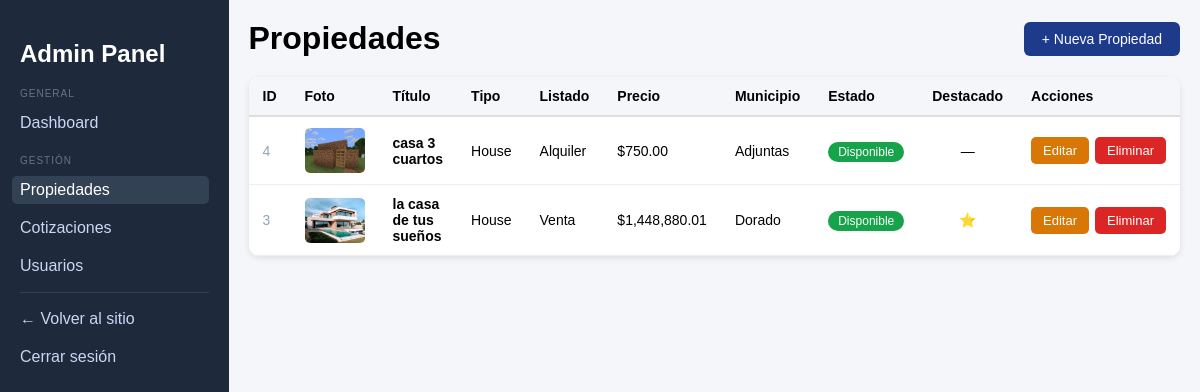
Page /dashboard.php?section=properties (signed in) on the committed database.
### tables this page shows
CREATE TABLE `properties` (
  `id` bigint(20) UNSIGNED NOT NULL,
  `title` varchar(150) NOT NULL,
  `property_type` enum('house','apartment','condo','land','commercial') NOT NULL,
  `listing_type` enum('sale','rent') NOT NULL,
  `price` decimal(12,2) NOT NULL,
  `address` varchar(255) NOT NULL,
  `municipio_id` smallint(5) UNSIGNED NOT NULL,
  `sqft` int(10) UNSIGNED DEFAULT NULL,
  `beds` tinyint(3) UNSIGNED DEFAULT NULL,
  `baths` tinyint(3) UNSIGNED DEFAULT NULL,
  `parking` tinyint(3) UNSIGNED DEFAULT NULL,
  `furnished` tinyint(1) NOT NULL DEFAULT 0,
  `featured` tinyint(1) NOT NULL DEFAULT 0,
  `status` enum('available','sold','rented','inactive') NOT NULL DEFAULT 'available',
  `description` text DEFAULT NULL,
  `image` varchar(255) DEFAULT NULL,
  `lat` decimal(10,7) DEFAULT NULL,
  `lng` decimal(10,7) DEFAULT NULL,
  `created_at` timestamp NOT NULL DEFAULT current_timestamp()
);

CREATE TABLE `municipios` (
  `id` smallint(5) UNSIGNED NOT NULL,
  `municipality` varchar(80) NOT NULL,
  `region` enum('Norte','Sur','Este','Oeste','Centro','Metro') NOT NULL
);

### includes/properties_panel.php (the view, shortened to what this page needs)
<?php
$action  = $_GET['action'] ?? 'list';
function status_badge($status) {
    $colors = [
        'available' => '#16a34a',
        'sold'      => '#1e3a8a',
        'rented'    => '#d97706',
        'inactive'  => '#94a3b8',
    ];
    $labels = [
        'available' => 'Disponible',
        'sold'      => 'Vendido',
        'rented'    => 'Alquilado',
        'inactive'  => 'Inactivo',
    ];
    $color = $colors[$status] ?? '#94a3b8';
    $label = $labels[$status] ?? $status;
    return "<span style='background:{$color}; color:white; padding:3px 10px; border-radius:12px; font-size:12px;'>{$label}</span>";
}
?>
<?php
if ($action === 'list'): ?>
    <div class="panel-header">
        <h1 style="margin:0;">Propiedades</h1>
        <a href="dashboard.php?section=properties&action=add" class="btn-primary">+ Nueva Propiedad</a>
    </div>
    <?php
    $properties = $pdo->query("
        SELECT p.*, m.municipality
        FROM properties p
        LEFT JOIN municipios m ON p.municipio_id = m.id
        ORDER BY p.created_at DESC
    ")->fetchAll(PDO::FETCH_ASSOC);
    ?>
    <div class="card" style="padding:0; overflow:hidden; cursor:default;">
        <?php if (empty($properties)): ?>
            <p style="padding:30px; color:#888; text-align:center;">
                No hay propiedades registradas. <a href="dashboard.php?section=properties&action=add">Añadir la primera.</a>
            </p>
        <?php else: ?>
            <div style="overflow-x:auto;">
                <table class="prop-table">
                    <thead>
                        <tr>
                            <th>ID</th>
                            <th>Foto</th>
                            <th>Título</th>
                            <th>Tipo</th>
                            <th>Listado</th>
                            <th>Precio</th>
                            <th>Municipio</th>
                            <th>Estado</th>
                            <th>Destacado</th>
                            <th>Acciones</th>
                        </tr>
                    </thead>
                    <tbody>
                        <?php foreach ($properties as $p): ?>
                        <tr>
                            <td style="color:#94a3b8;"><?= $p['id'] ?></td>
                            <td>
                                <?php if ($p['image']): ?>
                                    <img src="<?= htmlspecialchars($p['image']) ?>"
                                         alt="foto"
                                         class="prop-thumb">
                                <?php else: ?>
                                    <div class="no-thumb">Sin foto!</div>
                                <?php endif; ?>
                            </td>
                            <td><strong><?= htmlspecialchars($p['title']) ?></strong></td>
                            <td style="text-transform:capitalize;"><?= htmlspecialchars($p['property_type']) ?></td>
                            <td><?= $p['listing_type'] === 'sale' ? 'Venta' : 'Alquiler' ?></td>
                            <td>$<?= number_format($p['price'], 2) ?></td>
                            <td><?= htmlspecialchars($p['municipality'] ?? '—') ?></td>
                            <td><?= status_badge($p['status']) ?></td>
                            <td style="text-align:center;">
                                <?= $p['featured'] ? '⭐' : '—' ?>
                            </td>
                            <td>
                                <div style="display:flex; gap:6px; align-items:center;">
                                    <a href="dashboard.php?section=properties&action=edit&id=<?= $p['id'] ?>"
                                       class="btn-edit">Editar</a>
                                    <form method="POST"
                                          onsubmit="return confirm('¿Eliminar «<?= htmlspecialchars(addslashes($p['title'])) ?>»? Esta acción no se puede deshacer.');">
                                        <button type="submit" class="btn-danger">Eliminar</button>
                                    </form>
                                </div>
                            </td>
                        </tr>
                        <?php endforeach; ?>
                    </tbody>
                </table>
            </div>
        <?php endif; ?>
    </div>
<?php
endif; ?>

### css/admin.css (style rules this page uses)
body { margin: 0; font-family: Arial, sans-serif; background-color: #f4f6f9; }
.card { background: white; padding: 20px; margin-bottom: 20px; border-radius: 10px; box-shadow: 0 2px 6px rgba(0,0,0,0.1); }

### includes/properties_panel.php (style rules this page uses)
.panel-header { display: flex; justify-content: space-between; align-items: center; margin-bottom: 20px; }
.btn-primary { background: #1e3a8a; color: white; padding: 9px 18px; border: none; border-radius: 6px; text-decoration: none; font-size: 14px; cursor: pointer; display: inline-block; }
.btn-danger { background: #dc2626; color: white; padding: 6px 12px; border: none; border-radius: 5px; font-size: 13px; cursor: pointer; }
.btn-edit { background: #d97706; color: white; padding: 6px 12px; border-radius: 5px; text-decoration: none; font-size: 13px; display: inline-block; }
.prop-table { width: 100%; border-collapse: collapse; font-size: 14px; }
.prop-table th { background: #f4f6f9; padding: 11px 14px; text-align: left; border-bottom: 2px solid #ddd; white-space: nowrap; }
.prop-table td { padding: 11px 14px; border-bottom: 1px solid #eee; vertical-align: middle; }
.prop-thumb { width: 60px; height: 45px; object-fit: cover; border-radius: 5px; display: block; }

### rows in the picture
properties: id "4", image (picture), title "casa 3 cuartos", property_type "House", listing_type "Alquiler", price "750.00", municipio.municipality "Adjuntas", status "Disponible"
properties: id "3", image (picture), title "la casa de tus sueños", property_type "House", listing_type "Venta", price "1,448,880.01", municipio.municipality "Dorado", status "Disponible"
